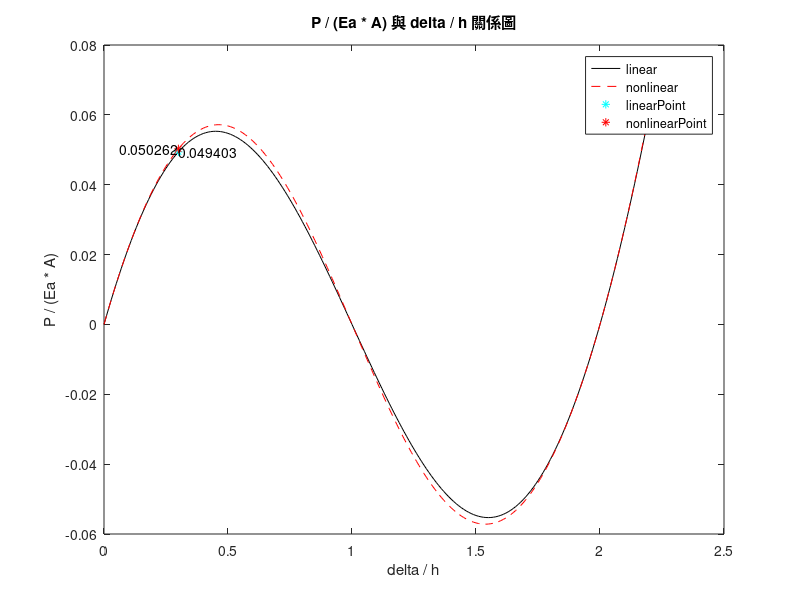

This figure's MATLAB source:
%%
% 消除前一次作業
clc; clear; close all;

% 題目給定
% 換算成 matlab 弧度
theta = 30 * pi / 180;

%假設 h 為 1 單位
h = 1;

% 給定 delta 為 0 ~ 2.2 連續的值
% delta 為矩陣，之後的計算需要用矩陣運算
delta = 0 : 0.01 : 2.2;

L = h / sin(theta);
Lprum = sqrt((h - delta) .^ 2 + (L * cos(theta)) .^ 2 );

epsilon = (L - Lprum) ./ L;

% Ea * epsilon
PDivideEaDivideA1 = 2 .* epsilon .* (h - delta) ./ Lprum;

% Ea * epsilon + 4 * Ea * epsilon ^ 3
PDivideEaDivideA2 = 2 .* (epsilon + 4 .* epsilon .^ 3) .* (h - delta) ./ Lprum;

% 畫圖
plot(delta / h, PDivideEaDivideA1, 'k-', delta / h, PDivideEaDivideA2, 'r--');

%%
% 驗證題目給定的點 delta / h = 0.3
hold on

LprumPoint = sqrt((h - 0.3) ^ 2 + (L * cos(theta)) ^ 2 );
epsilonPoint = (L - LprumPoint) / L;

linearPoint = 2 * (L - LprumPoint) / L * (h - 0.3) / LprumPoint;
nonlinearPoint = 2 * (epsilonPoint + 4 * epsilonPoint ^ 3) * (h - 0.3) / LprumPoint;

plot(0.3, linearPoint,'c*', 0.3, nonlinearPoint, 'r*')

linearPointValue = num2str(linearPoint);
text(0.3,linearPoint,linearPointValue,'HorizontalAlignment','left');

nonlinearPointValue = num2str(nonlinearPoint);
text(0.3, nonlinearPoint, nonlinearPointValue, 'HorizontalAlignment', 'right');

%%
% 加上圖例

title('P / (Ea * A) 與 delta / h 關係圖');

legend('linear', 'nonlinear', 'linearPoint', 'nonlinearPoint', 'location', 'NorthEast');

xlabel('delta / h');
ylabel('P / (Ea * A)');